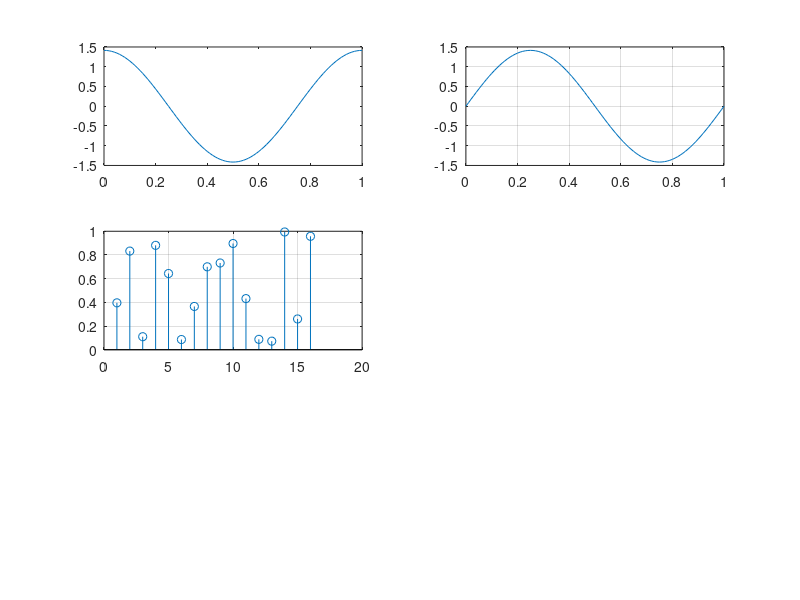

Write the MATLAB code that produced this figure. (Note: this script raises an error after producing the figure.)
tb=1;
t=0:tb/100:tb;
f=1;
c1= sqrt(2/tb)*cos(2*pi*f*t);
c2= sqrt(2/tb)*sin(2*pi*f*t);
subplot(3,2,1);
plot(t,c1);
subplot(3,2,2);
plot(t,c2);
grid on;


N=16;
m=rand(1,N);
t1=0;
t2=tb;
subplot(3,2,3);
stem(m);
grid on;

for i=1:2:(N-1)
if m(i)>0.5
m(i)=1;
ms=ones(1,length(t));
else
m(i)=0;
ms= -1 * ones(1,length(t));
end
odd_sig(i,:) = c1 .* ms;

if m(i+1)>0.5
m(i+1)=1;
ms=ones(1,length(t));
else
m(i+1)=0;
ms= -1* ones(1,length(t));
end
evensig(i,:)=c1 .* ms;

qpsk=oddsig + evensig;

subplot(3,2,4);
plot(t,qpsk);
grid on;
hold on;
t1= t1+(tb+0.01);
t2= t2+(tb+0.01);
end
hold off;
t1=0;
t2=tb;
for i=1:N-1
t=t1:tb/100:t2;
x1=sum(c1 .*qpsk);
x2=sum(c2 .*qpsk);
if (x1>0 && x2>0)
demod(i)=1;
demod(i+1)=1;
elseif (x1>0 && x2<0)
demod(i)=1;
demod(i+1)=0;
elseif (x1<0 && x2>0)
demod(i)=0;
demod(i+1)=1;
else
demod(i)=0;
demod(i+1)=0;
end
end
subplot(3,2,5);
stem(demod);
grid on;